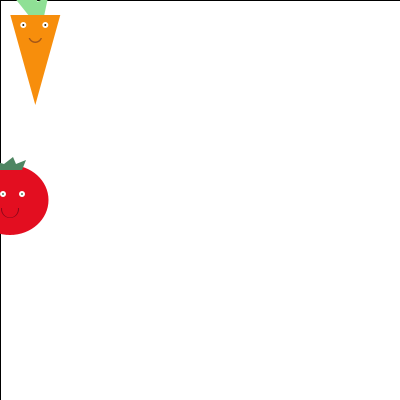
Frame 1 (no input)
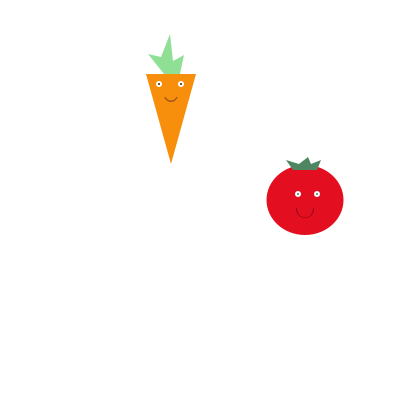
Frame 60 (the mouse pressed at the canvas centre just before this capture)
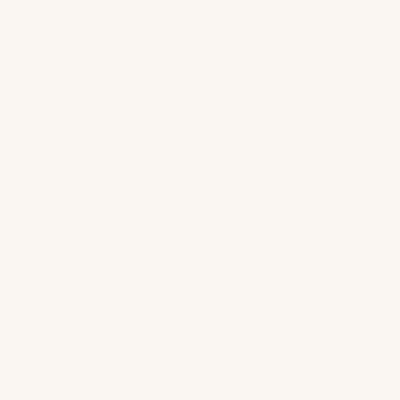
Frame 120 (the mouse held since frame 60 and released just before this capture)

The Processing sketch that drew these frames (run headless with seeded random() and noise(); from frame 60 on, the mouse is pressed at the canvas centre):

// Processing sketch: processing_91463
// ── processing_91463.pde

/*alexandra merski amerski@andrew.cmu.edu
copyright alexandra merski 2013 pittsburgh*/


float cx, cy, cd, cxSpeed;
float rx, ry, rd, rxSpeed;

void setup(  )
{
   size( 400, 400 ); 
   smooth( );
   background( 250, 246, 242);
   frameRate (30);
   cx= 10;
   cy=15;
   cxSpeed= .3;
   ry= 200;
   rx=10;
   rxSpeed= 5;
}

void draw( )
{
  prepWindow();
  moveCarrot( );
 
  drawCarrot( cx, cy, cd);
  cx= cx+2;
  cy=cy+1;
  
  drawRaddish (rx, ry, rd);
  moveRaddish ( );
}
void prepWindow( )
{
  fill( 255);
  rect( 0, 0, width, height );
}

void drawCarrot( float x, float y, float d )  // defining the carrot
{
  noStroke ( ); 
    fill( 247, 142, 12 );
    
    
    triangle(x, y, (x+50), (y), (x+25), (y+90)); //body
    ellipse((x+25), (y+20), 20, 20);
    
    fill (255);
    ellipse((x+13), (y+10), 6,6);//whites
    ellipse((x+35), (y+10), 6,6);
    
    fill (52, 33, 4);
    ellipse((x+13), (y+10), 2,2);//pupils
    ellipse((x+35), (y+10), 2,2);
    
    fill (165, 87, 23);
    ellipse((x+25), (y+21), 14, 14);
    
  
    fill( 247, 142, 12 );//negative of mouth
    ellipse((x+25), (y+20), 12, 13);
    rect   ((x+15), (y+13), 25, 10);
    
    fill (143, 224, 149);

beginShape ( );//green leaves
  vertex ((x+18), (y   ));
  vertex ((x+ 2), (y-20));
  vertex ((x+15), (y-17));
  vertex ((x+24), (y-40));
  vertex ((x+27), (y-13));
  vertex ((x+38), (y-19));
  vertex ((x+34), (y   ));
endShape   ( );
    
    if (mousePressed == true) {
    background( 250, 246, 242);
}
}
void drawRaddish (float rx, float ry, float d)
{
  fill (227, 14, 32);
  ellipse (rx, ry, 77, 70);
   
    fill (255);
    ellipse((rx-7), (ry-6), 6,6);//whites
    ellipse((rx+12), (ry-6), 6,6);
    
    fill (78, 134, 98);
    ellipse((rx-7), (ry-6), 2,2);//pupils
    ellipse((rx+12), (ry-6), 2,2);

    beginShape ( );//leaves
      vertex ((rx-12), (ry-30));
      vertex ((rx-19), (ry-40));
      vertex ((rx-6), (ry-36));
      vertex ((rx+3), (ry-43));
      vertex ((rx+6), (ry-36));
      vertex ((rx+16), (ry-40));
      vertex ((rx+12), (ry-30));
    endShape   ( );
 
    fill (139, 7, 25);
    ellipse((rx), (ry+9), 18, 18);
    
    fill(227, 14, 32 );//negative of mouth
    ellipse((rx), (ry+9), 16, 17);
    rect   ((rx-9), (ry), 29, 8);
    
    
    if (mousePressed == true) {
    background( 250, 246, 242);

    }
  
  
}

void moveRaddish ( )
{
   rx = rx + rxSpeed; 
   if ( rx > width )
   {
     rxSpeed = -rxSpeed;  // move left
   }
   else if( rx < 0 ) 
   {
     rxSpeed = -rxSpeed;  // move right
   } 
}

void moveCarrot( )
{
  cx = cx  + cxSpeed;
  if( cx > width + cd*.50 ) 
  {
    cx = 0;
    cy = 0;
  }
}
